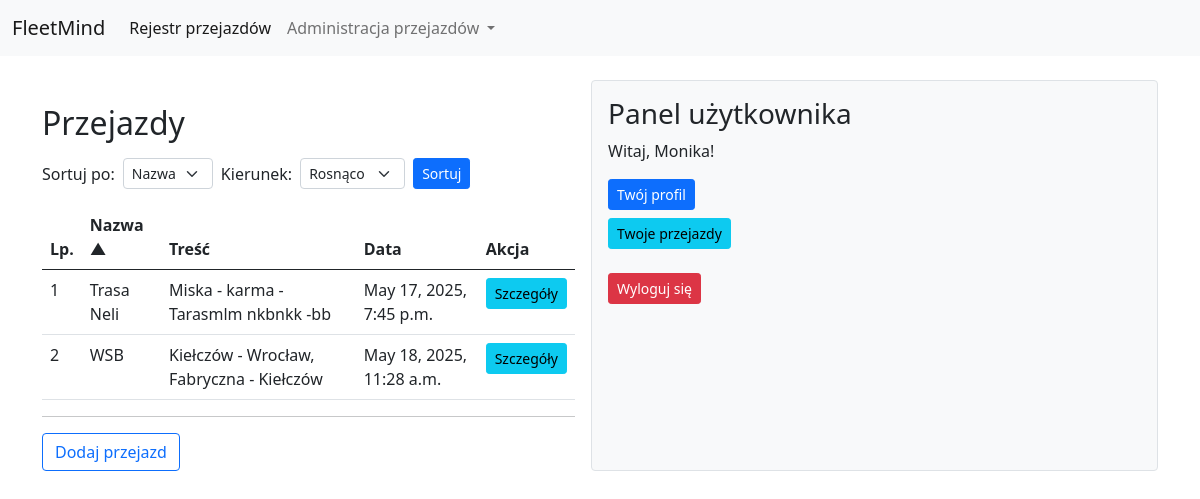
Page /posts/ (signed in) on the earlier database version.
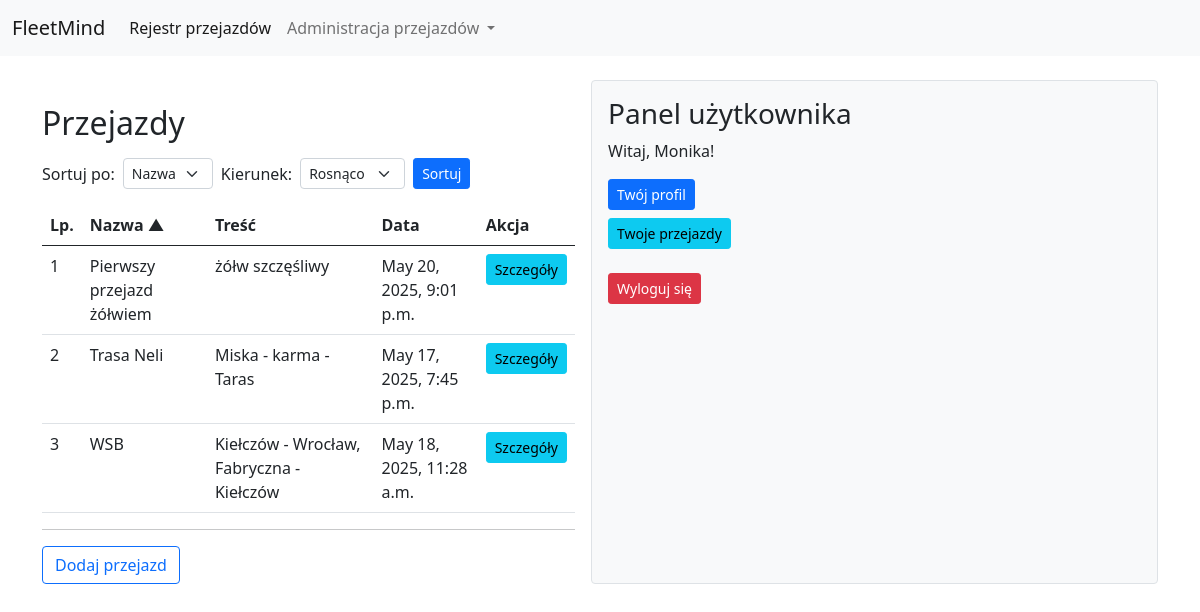
Same page on the later database version.
### Fleet/models.py (models this page shows, shortened)
class Post(models.Model):
    title = models.CharField(
        max_length=200,
        help_text="Tytuł posta (maks. 200 znaków)"
    )
    content = models.TextField(
        help_text="Treść posta"
    )
    create_at = models.DateTimeField(
        auto_now_add=True,
        help_text="Data i czas utworzenia posta (ustawiane automatycznie)"
    )
    author = models.ForeignKey(
        User,
        on_delete=models.CASCADE,
        help_text="Autor posta (odniesienie do modelu User)"
    )
    distance = models.FloatField(
        blank=True,
        null=True,
        help_text="Dystans (np. w kilometrach); pole opcjonalne"
    )
    start_location = models.CharField(
        max_length=255,
        blank=True,
        null=True,
        help_text="Punkt początkowy podróży; pole opcjonalne"
    )
    end_location = models.CharField(
        max_length=255,
        blank=True,
        null=True,
        help_text="Punkt końcowy podróży; pole opcjonalne"
    )
    travel_time = models.DurationField(
        blank=True,
        null=True,
        help_text="Czas podróży; pole opcjonalne"
    )
    vehicle = models.CharField(
        max_length=100,
        blank=True,
        null=True,
        help_text="Informacja o pojeździe; pole opcjonalne"
    )

### Fleet/views.py (the view)
# urls.py: path('posts/', post_list, name='post_list'),
@login_required
def post_list(request):
    current_sort = request.GET.get('sort', 'title')
    current_direction = request.GET.get('direction', 'asc')
    order_prefix = '' if current_direction == 'asc' else '-'
    order_by = order_prefix + current_sort
    posts = Post.objects.all().order_by(order_by)
    context = {
        'posts': posts,
        'current_sort': current_sort,
        'current_direction': current_direction,
    }
    return render(request, 'Fleet/post_list.html', context)

### Fleet/templates/Fleet/post_list.html (shortened to what this page needs)
{% extends "Fleet/base.html" %}
{% load static %}
{% block content %}
<div class="mt-4">
  <h2 class="mb-3">Przejazdy</h2>
  <form method="get" class="mb-3 d-flex align-items-center gap-2">
    <label for="sort">Sortuj po:</label>
    <select name="sort" id="sort" class="form-select form-select-sm" style="width: auto;">
      <option value="title" {% if current_sort == 'title' %}selected{% endif %}>Nazwa</option>
    </select>
    <label for="direction">Kierunek:</label>
    <select name="direction" id="direction" class="form-select form-select-sm" style="width: auto;">
      <option value="asc" {% if current_direction == 'asc' %}selected{% endif %}>Rosnąco</option>
    </select>
    <button type="submit" class="btn btn-primary btn-sm">Sortuj</button>
  </form>
  <table class="table table-hover">
    <thead>
      <tr>
        <th>Lp.</th>
        <th>
          <a href="?sort=title&direction={% if current_sort == 'title' and current_direction == 'asc' %}desc{% else %}asc{% endif %}">
            Nazwa
            {% if current_sort == 'title' %}
              {% if current_direction == 'asc' %}▲{% else %}▼{% endif %}
            {% endif %}
          </a>
        </th>
        <th>
          <a href="?sort=content&direction={% if current_sort == 'content' and current_direction == 'asc' %}desc{% else %}asc{% endif %}">
            Treść
          </a>
        </th>
        <th>
          <a href="?sort=create_at&direction={% if current_sort == 'create_at' and current_direction == 'asc' %}desc{% else %}asc{% endif %}">
            Data
          </a>
        </th>
        <th>Akcja</th>
      </tr>
    </thead>
    <tbody>
      {% for post in posts %}
      <tr id="post-{{ post.id }}">
        <td>{{ forloop.counter }}</td>
        <td>{{ post.title }}</td>
        <td>{{ post.content }}</td>
        <td>{{ post.create_at }}</td>
        <td>
          <button class="btn btn-sm btn-info" data-bs-toggle="modal" data-bs-target="#detailModal"
                  data-id="{{ post.id }}"
                  data-title="{{ post.title }}"
                  data-content="{{ post.content }}"
                  data-create_at="{{ post.create_at }}"
                  data-author="{{ post.author.username }}"
                  data-distance="{{ post.distance }}"
                  data-start_location="{{ post.start_location }}"
                  data-end_location="{{ post.end_location }}"
                  data-travel_time="{{ post.travel_time }}"
                  data-vehicle="{{ post.vehicle }}">
            Szczegóły
          </button>
        </td>
      </tr>
      {% empty %}
      <tr>
        <td colspan="5" class="text-center">Brak przejazdów.</td>
      </tr>
      {% endfor %}
    </tbody>
  </table>
  <hr>
  <button type="button" class="btn btn-outline-primary" data-bs-toggle="modal" data-bs-target="#createPostModal">
    Dodaj przejazd
  </button>
</div>
{% endblock %}

Differences in the rows shown:
added Post: title "Pierwszy przejazd żółwiem", content "żółw szczęśliwy", create_at "May 20, 2025, 9:01 p.m."
changed Post "Trasa Neli": content "Miska - karma - Tarasmlm nkbnkk -bb" → "Miska - karma - Taras"
